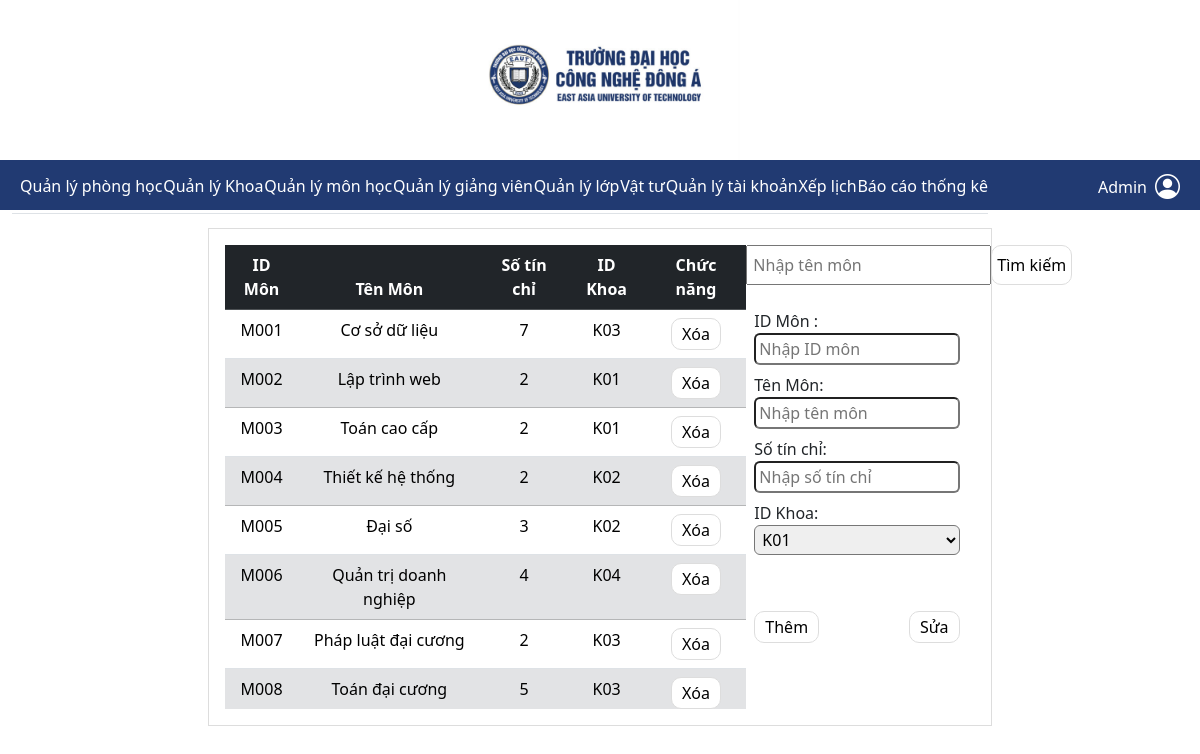
The page /QLMon.php (signed in) on the database its author committed.
### tables this page shows
CREATE TABLE `monhoc` (
  `idMon` char(5) NOT NULL,
  `tenMon` varchar(50) NOT NULL,
  `soTinChi` int(11) DEFAULT NULL,
  `idKhoa` char(5) DEFAULT NULL
);

### QLMon.php (the view, shortened to what this page needs)
<?php
global $conn;
?>
<?php
$name = "";
$sql = mysqli_query($conn, "SELECT * FROM monhoc ");
?>
<?php
require_once 'header.php';
?>
<main>
    <section class="container-fluid">
        <div class="row">
            <div class="col-xs-12 col-sm-12 col-md-12 col-lg-12">
                <div class="col-xs-12 col-sm-12 col-md-12 col-lg-8 content-pane d-flex">
                    <div class="col-xs-12 col-sm-12 col-md-12 col-lg-8 table-responsive mt-3 ms-3 mb-3">
                        <table id="table"
                            class="col-xs-12 col-sm-12 col-md-12 col-lg-8 w-100 border-collapse text-center table">
                            <thead>
                                <tr class="table-dark text-white">
                                    <th>ID Môn</th>
                                    <th>Tên Môn</th>
                                    <th>Số tín chỉ</th>
                                    <th>ID Khoa</th>
                                    <th>Chức năng</th>
                                </tr>
                            </thead>
                            <tbody>
                                <?php
                                $i = 0;
                                if (!empty($searchResults)) {
                                    foreach ($searchResults as $searchResult) {
                                        $class = ($i % 2 != 0) ? "table-secondary" : "";
                                        ?>
                                        <tr class="<?php echo $class ?>">
                                            <td>
                                                <?php echo $searchResult["idMon"] ?>
                                            </td>
                                            <td>
                                                <?php echo $searchResult["tenMon"] ?>
                                            </td>
                                            <td>
                                                <?php echo $searchResult["soTinChi"] ?>
                                            </td>
                                            <td>
                                                <?php echo $searchResult["idKhoa"] ?>
                                            </td>
                                            <td>
                                                <form action="" method='post'>
                                                    <input type="hidden" name="IDMon"
                                                        value="<?php echo $searchResult["idMon"] ?>">
                                                    <input type="submit" name="delete" value="Xóa" class="input-style"></input>
                                                </form>
                                            </td>
                                        </tr>
                                        <?php
                                        $i++;
                                    }
                                } elseif (mysqli_num_rows($sql) > 0) {
                                    ?>
                                    <?php
                                    $i = 0;
                                    while ($row = mysqli_fetch_assoc($sql)) {
                                        $class = ($i % 2 != 0) ? "table-secondary" : "";
                                        ?>
                                        <tr class="<?php echo $class ?>">
                                            <td>
                                                <?php echo $row["idMon"] ?>
                                            </td>
                                            <td>
                                                <?php echo $row["tenMon"] ?>
                                            </td>
                                            <td>
                                                <?php echo $row["soTinChi"] ?>
                                            </td>
                                            <td>
                                                <?php echo $row["idKhoa"] ?>
                                            </td>
                                            <td>
                                                <form action="" method='post'>
                                                    <input type="submit" name="delete" value="Xóa" class="input-style"></input>
                                                </form>
                                            </td>
                                        </tr>
                                        <?php
                                        $i++;
                                    }
                                }
                                ?>
                            </tbody>
                        </table>
                    </div>
                    <div class="col-xs-4 col-sm-12 col-md-12 col-lg-4 mt-3">
                        <div class="row">
                            <div class="col-xs-4 col-sm-12 col-md-12 col-lg-12">
                                <form method="post" action="" class="d-flex justify-content-around form-search">
                                    <input type="text" name="search-name" placeholder="Nhập tên môn"
                                        value="<?php echo $name ?>">
                                    <input type="submit" name="search" value="Tìm kiếm" class="input-style me-4">
                                </form>
                            </div>
                        </div>
                        <div class="row mt-4">
                            <div class="col-xs-4 col-sm-12 col-md-12 col-lg-10">
                                <form action="" method="post">
                                    <div class="d-flex flex-column ms-2">
                                        <label for="">ID Môn : </label>
                                        <input float="left" type="text" placeholder="Nhập ID môn"
                                            style="padding: 2px 3px;" class="rounded" name="input1">
                                    </div>
                                    <div class="d-flex flex-column ms-2 mt-2">
                                        <label for="">Tên Môn: </label>
                                        <input type="text" placeholder="Nhập tên môn"
                                            style="padding: 2px 3px; text-align:left;" class="rounded" name="input2">
                                    </div>
                                    <div class="d-flex flex-column ms-2 mt-2">
                                        <label for="">Số tín chỉ: </label>
                                        <input type="text" placeholder="Nhập số tín chỉ" style="padding: 2px 3px"
                                            class="rounded" name="input3">
                                    </div>
                                    <div class="d-flex flex-column ms-2 mt-2">
                                        <label for="">ID Khoa: </label>
                                        <?php
                                        $getEmptyRoomsSql = "SELECT idKhoa FROM khoa";
                                        $emptyRoomsResult = $conn->query($getEmptyRoomsSql);
                                        if ($emptyRoomsResult && $emptyRoomsResult->num_rows > 0) {
                                            echo '<select name="input4" class="rounded" style="padding: 2px 3px;">';
                                            while ($row = $emptyRoomsResult->fetch_assoc()) {
                                                echo '<option value="' . $row['idKhoa'] . '">' . $row['idKhoa'] . '</option>';
                                            }
                                            echo '</select>';
                                        } else {
                                        }
                                        ?>
                                    </div>
                                    <div class="ms-2 mt-2">
                                        <label for="" class="">
                                        </label>
                                    </div>
                                    <div class="d-flex  justify-content-between  ms-2 mt-4">
                                        <div>
                                            <input type="submit" name="add" value="Thêm" class="input-style">
                                        </div>
                                        <div>
                                            <input type="submit" name="update" value="Sửa" class="input-style">
                                        </div>
                                    </div>
                                </form>
                            </div>
                        </div>
                    </div>
                </div>
            </div>
        </div>
    </section>
</main>

### assets/css/main.css (style rules this page uses)
* { margin: 0; padding: 0; box-sizing: border-box; }
.custom-scrollbar { overflow: hidden; height: 100vh; }
.content-pane { border: 1px solid #ddd; height: 498px; margin: 18px auto 30px auto; }
.table { max-height: 200px; }
.table tbody { max-height: 200px; overflow-y: auto; }
thead { position: sticky; top: 0; z-index: 1; }
.form-search input { height: 40px; padding: 0 5px; }
.input-style { padding: 3px 10px; background-color: white; color: #000; border: 1px solid #ddd; border-radius: 10px; }

### rows shown on the page
monhoc: idMon "M001", tenMon "Cơ sở dữ liệu", soTinChi "7", idKhoa "K03"
monhoc: idMon "M002", tenMon "Lập trình web", soTinChi "2", idKhoa "K01"
monhoc: idMon "M003", tenMon "Toán cao cấp", soTinChi "2", idKhoa "K01"
monhoc: idMon "M004", tenMon "Thiết kế hệ thống", soTinChi "2", idKhoa "K02"
monhoc: idMon "M005", tenMon "Đại số", soTinChi "3", idKhoa "K02"
monhoc: idMon "M006", tenMon "Quản trị doanh nghiệp", soTinChi "4", idKhoa "K04"
monhoc: idMon "M007", tenMon "Pháp luật đại cương", soTinChi "2", idKhoa "K03"
monhoc: idMon "M008", tenMon "Toán đại cương", soTinChi "5", idKhoa "K03"

### other values the page prints
form field input4 "K01"
